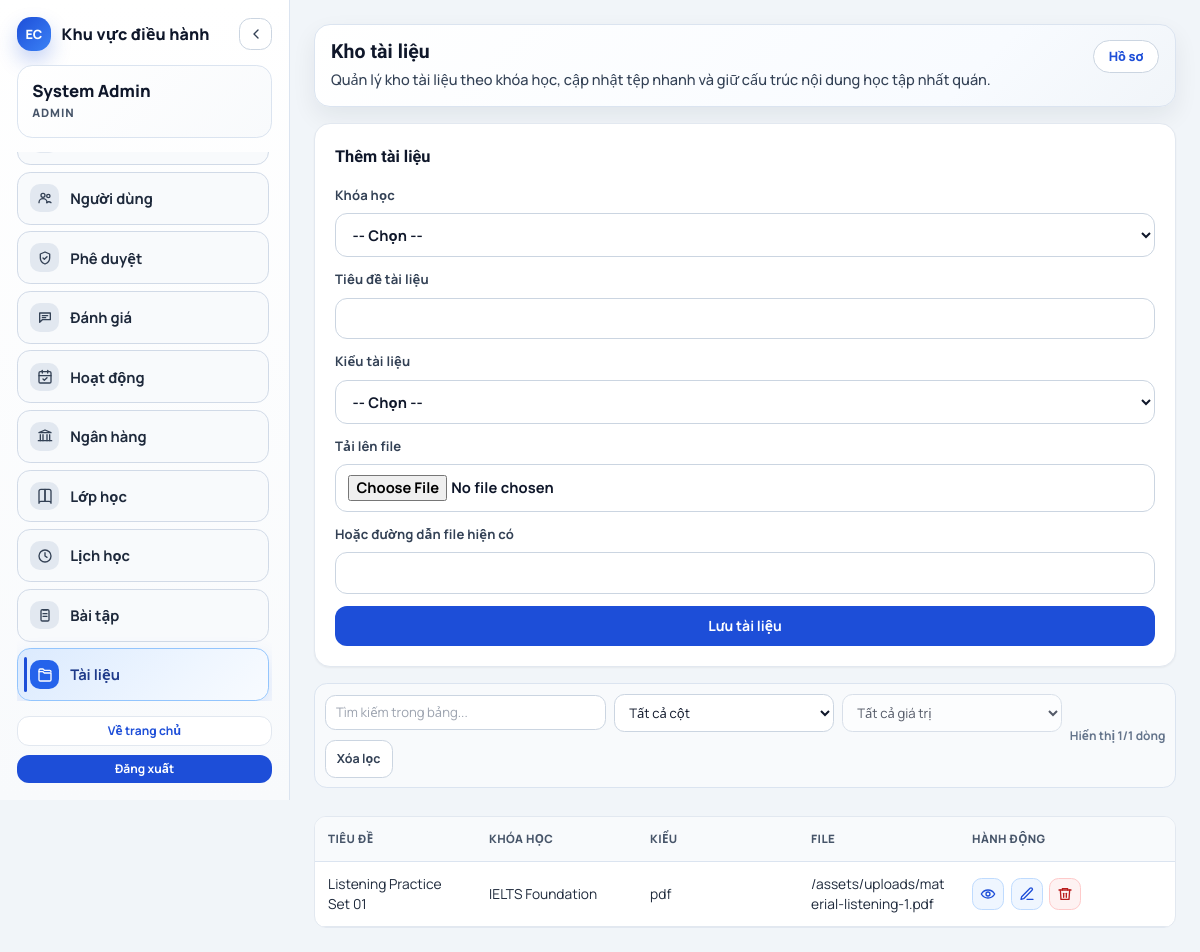
/?page=materials-academic (signed in), run on an earlier commit of the app's database.
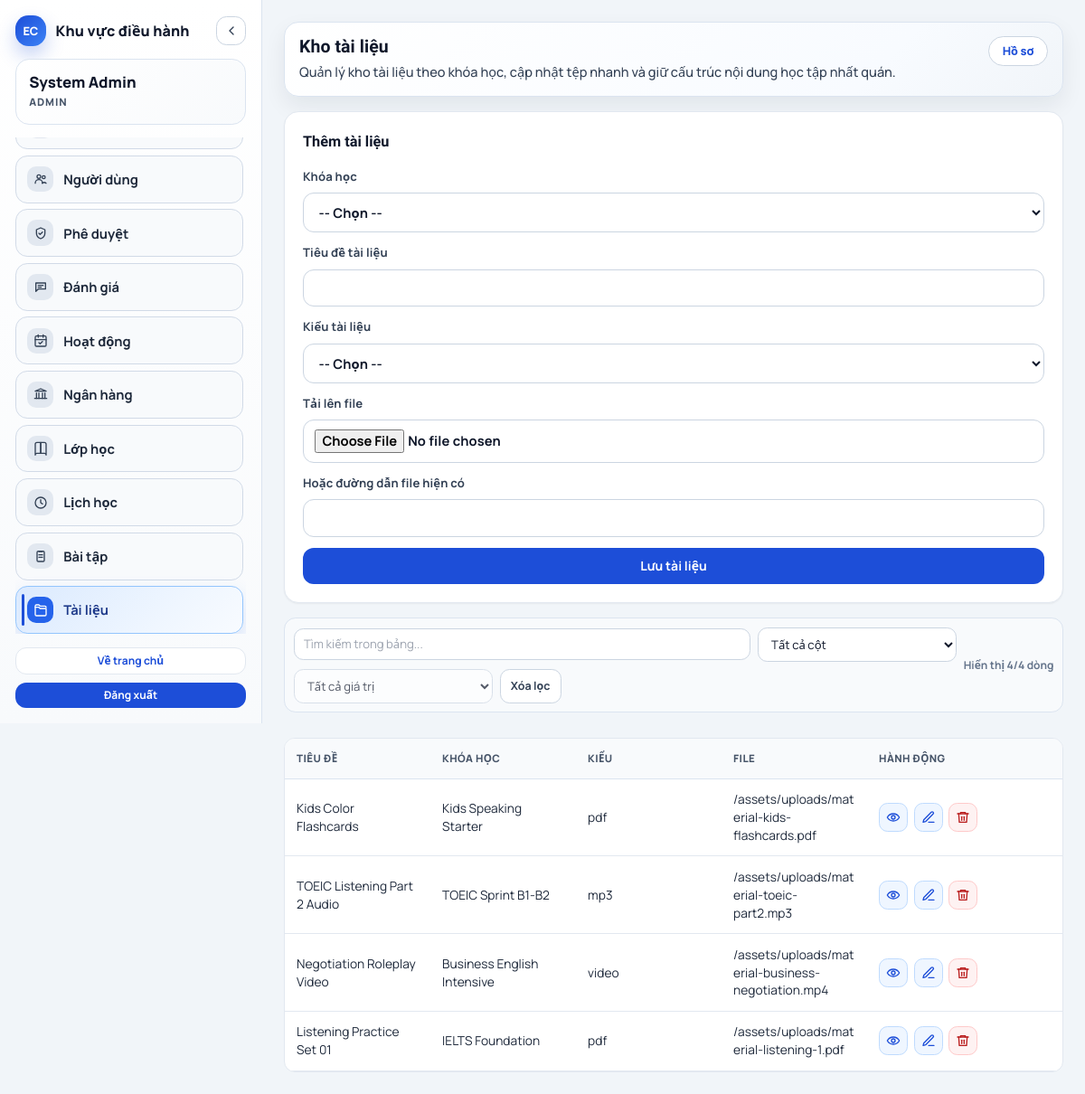
And on a later commit of the database.
### tables this page shows
CREATE TABLE materials (
    id BIGINT UNSIGNED AUTO_INCREMENT PRIMARY KEY,
    course_id BIGINT UNSIGNED NOT NULL,
    title VARCHAR(180) NOT NULL,
    file_path VARCHAR(255) NOT NULL,
    type ENUM('pdf', 'mp3', 'video') NOT NULL,
    CONSTRAINT fk_materials_course FOREIGN KEY (course_id) REFERENCES courses(id)
);

CREATE TABLE courses (
    id BIGINT UNSIGNED AUTO_INCREMENT PRIMARY KEY,
    course_name VARCHAR(180) NOT NULL,
    description TEXT,
    base_price DECIMAL(12,2) NOT NULL DEFAULT 0,
    total_sessions INT NOT NULL DEFAULT 0
);

### public_html/core/auth.php (called while the page is built, shortened)
<?php
require_once __DIR__ . '/database.php';
function auth_permissions(): array
{
	return $_SESSION['auth_permissions'] ?? [];
}
function has_permission(string $slug): bool
{
	return in_array($slug, auth_permissions(), true);
}

### public_html/core/database.php (called while the page is built, shortened)
<?php
final class Database
{
	private static ?PDO $instance = null;
	public static function connection(): PDO
	{
		if (self::$instance instanceof PDO) {
			return self::$instance;
		}
		$dsn = sprintf('mysql:host=%s;port=%s;dbname=%s;charset=utf8mb4', DB_HOST, DB_PORT, DB_NAME);
		self::$instance = new PDO($dsn, DB_USER, DB_PASS, [
			PDO::ATTR_ERRMODE => PDO::ERRMODE_EXCEPTION,
			PDO::ATTR_DEFAULT_FETCH_MODE => PDO::FETCH_ASSOC,
			PDO::ATTR_EMULATE_PREPARES => false,
		]);
		return self::$instance;
	}
}

### public_html/models/AcademicModel.php (called while the page is built, shortened)
<?php
require_once __DIR__ . '/tables/MaterialsTableModel.php';
final class AcademicModel
{
    private MaterialsTableModel $materialsTable;
    public function __construct()
    {
        $this->materialsTable = new MaterialsTableModel();
    }
    public function listMaterials(): array
    {
        return $this->materialsTable->listDetailed();
    }
}

### public_html/models/tables/MaterialsTableModel.php (called while the page is built, shortened)
<?php
final class MaterialsTableModel extends BaseTableModel
{
    public function listDetailed(): array
    {
        $sql = "SELECT m.id, m.course_id, m.title, m.file_path, m.type, c.course_name
            FROM materials m
            INNER JOIN courses c ON c.id = m.course_id
            ORDER BY m.id DESC";
        return $this->fetchAll($sql);
    }
}

### public_html/core/table_model_utils.php (called while the page is built, shortened)
<?php
require_once __DIR__ . '/database.php';
trait TableModelUtils
{
    protected PDO $pdo;
    public function __construct(?PDO $pdo = null)
    {
        $this->pdo = $pdo ?? Database::connection();
    }
    protected function fetchAll(string $sql, array $params = []): array
    {
        return $this->prepareAndExecute($sql, $params)->fetchAll();
    }
    private function prepareAndExecute(string $sql, array $params = []): PDOStatement
    {
        if ($params === []) {
            $statement = $this->pdo->query($sql);
            return $statement;
        }
        $statement = $this->pdo->prepare($sql);
        $statement->execute($params);
        return $statement;
    }
}

### public_html/core/response.php (called while the page is built, shortened)
<?php
function e(string $value): string
{
	return htmlspecialchars($value, ENT_QUOTES, 'UTF-8');
}
function ui_btn_danger_classes(string $size = 'sm'): string
{
	$sizeClass = match ($size) {
		'sm' => 'px-3 py-1.5 text-xs',
		'md' => 'px-4 py-2.5 text-sm',
		default => 'px-3 py-1.5 text-xs',
	};
	return 'inline-flex items-center justify-center rounded-xl border border-rose-200 bg-white ' . $sizeClass . ' font-bold text-rose-700 transition hover:bg-rose-50';
}

### public_html/core/page_routes.php (called while the page is built, shortened)
<?php
function page_route_definitions(): array
{
	return [
		'home' => ['directory' => 'home', 'aliases' => []],
		'login' => ['directory' => 'login', 'aliases' => []],
		'logout' => ['directory' => 'logout', 'aliases' => []],
		'admin' => ['directory' => 'admin', 'aliases' => []],
		'profile' => ['directory' => 'profile', 'aliases' => []],
		'classes-my' => ['directory' => 'my-classes', 'aliases' => ['my-classes']],
		'assignments-my' => ['directory' => 'assignments', 'aliases' => ['assignments']],
		'dashboard-student' => ['directory' => 'student-dashboard', 'aliases' => ['student-dashboard']],
		'dashboard-teacher' => ['directory' => 'teacher-dashboard', 'aliases' => ['teacher-dashboard']],
		'dashboard-admin' => ['directory' => 'admin-dashboard', 'aliases' => ['admin-dashboard']],
		'users-admin' => ['directory' => 'admin-users', 'aliases' => ['admin-users']],
		'tuition-finance' => ['directory' => 'finance-tuition', 'aliases' => ['finance-tuition']],
		'payments-finance' => ['directory' => 'finance-payments', 'aliases' => ['finance-payments']],
		'feedbacks-manage' => ['directory' => 'manage-feedbacks', 'aliases' => ['manage-feedbacks']],
		'approvals-manage' => ['directory' => 'manage-approvals', 'aliases' => ['manage-approvals']],
		'activities-manage' => ['directory' => 'manage-activities', 'aliases' => ['manage-activities']],
		'bank-manage' => ['directory' => 'manage-bank', 'aliases' => ['manage-bank']],
		'classes-academic' => ['directory' => 'academic-classes', 'aliases' => ['academic-classes']],
		'classes-academic-edit' => ['directory' => 'academic-class-edit', 'aliases' => ['academic-class-edit']],
		'schedules-academic' => ['directory' => 'academic-schedules', 'aliases' => ['academic-schedules']],
		'schedules-academic-edit' => ['directory' => 'academic-schedule-edit', 'aliases' => ['academic-schedule-edit']],
		'assignments-academic' => ['directory' => 'academic-assignments', 'aliases' => ['academic-assignments']],
		'assignments-academic-edit' => ['directory' => 'academic-assignment-edit', 'aliases' => ['academic-assignment-edit']],
		'materials-academic' => ['directory' => 'academic-materials', 'aliases' => ['academic-materials']],
		'materials-academic-edit' => ['directory' => 'academic-material-edit', 'aliases' => ['academic-material-edit']],
		'portfolios-academic' => ['directory' => 'academic-portfolios', 'aliases' => ['academic-portfolios']],
		'submissions-academic' => ['directory' => 'academic-submissions', 'aliases' => ['academic-submissions']],
	];
}
function resolve_page_slug(string $page): string
{
	$normalized = strtolower(trim($page));
	$definitions = page_route_definitions();
	if (isset($definitions[$normalized])) {
		return $normalized;
	}
	return $normalized;
}
function page_url(string $canonicalSlug, array $query = []): string
{
	$resolved = resolve_page_slug($canonicalSlug);
	$queryString = http_build_query(array_merge(['page' => $resolved], $query));
	return '/?' . $queryString;
}

### public_html/pages/academic-materials/index.php (the view, shortened to what the changed rows need)
<?php
$academicModel = new AcademicModel();
$materials = $academicModel->listMaterials();
$editingMaterial = null;
$canCreateMaterial = has_permission('materials.create');
$canUpdateMaterial = has_permission('materials.update');
$canDeleteMaterial = has_permission('materials.delete');
?>
<div class="grid gap-4">
        <?php if ($canCreateMaterial || $canUpdateMaterial): ?>
        <article class="rounded-2xl border border-slate-200 bg-white p-5 shadow-sm">
            <h3><?= $editingMaterial ? 'Sửa tài liệu' : 'Thêm tài liệu'; ?></h3>
            <form class="grid gap-3" method="post" action="/api/materials/save" enctype="multipart/form-data">
            </form>
        </article>
        <?php endif; ?>
        <div class="overflow-x-auto rounded-xl border border-slate-200 bg-white">
            <table class="min-w-full border-collapse text-sm">
                <thead>
                    <tr><th>Tiêu đề</th><th>Khóa học</th><th>Kiểu</th><th>File</th><th>Hành động</th></tr>
                </thead>
                <tbody>
                    <?php if (empty($materials)): ?>
                        <tr><td colspan="5"><div class="rounded-xl border border-dashed border-slate-300 bg-slate-50 p-6 text-center text-sm text-slate-500">Chưa có tài liệu nào.</div></td></tr>
                    <?php else: ?>
                    <?php foreach ($materials as $material): ?>
                        <tr>
                            <td><?= e((string) $material['title']); ?></td>
                            <td><?= e((string) $material['course_name']); ?></td>
                            <td><?= e((string) $material['type']); ?></td>
                            <td><?= e((string) $material['file_path']); ?></td>
                            <td>
                                <span class="inline-flex flex-wrap items-center gap-2">
                                    <?php if ($canUpdateMaterial): ?>
                                        <a
                                            href="<?= e(page_url('materials-academic-edit', ['id' => (int) $material['id']])); ?>"
                                            class="admin-action-icon-btn"
                                            data-action-kind="edit"
                                            data-skip-action-icon="1"
                                            title="Sửa"
                                            aria-label="Sửa"
                                        >
                                            <span class="admin-action-icon-glyph" aria-hidden="true">
                                                <svg viewBox="0 0 24 24"><path d="M12 20h9"></path><path d="M16.5 3.5a2.1 2.1 0 0 1 3 3L7 19l-4 1 1-4Z"></path></svg>
                                            </span>
                                        </a>
                                    <?php endif; ?>
                                    <?php if ($canDeleteMaterial): ?>
                                        <form class="inline-block" method="post" action="/api/materials/delete?id=<?= (int) $material['id']; ?>">
                                            <button
                                                class="<?= ui_btn_danger_classes('sm'); ?> admin-action-icon-btn"
                                                data-action-kind="delete"
                                                data-skip-action-icon="1"
                                                type="submit"
                                                title="Xóa"
                                                aria-label="Xóa"
                                            >
                                                <span class="admin-action-icon-glyph" aria-hidden="true">
                                                    <svg viewBox="0 0 24 24"><path d="M3 6h18"></path><path d="M8 6V4h8v2"></path><path d="M19 6l-1 14H6L5 6"></path><path d="M10 11v6"></path><path d="M14 11v6"></path></svg>
                                                </span>
                                            </button>
                                        </form>
                                    <?php endif; ?>
                                </span>
                            </td>
                        </tr>
                    <?php endforeach; ?>
                    <?php endif; ?>
                </tbody>
            </table>
        </div>
    </div>

What changed in the data, as far as the page shows it:
added materials: title "Kids Color Flashcards", course.course_name "Kids Speaking Starter", type "pdf", file_path "/assets/uploads/material-kids-flashcards.pdf"
added materials: title "TOEIC Listening Part 2 Audio", course.course_name "TOEIC Sprint B1-B2", type "mp3", file_path "/assets/uploads/material-toeic-part2.mp3"
added materials: title "Negotiation Roleplay Video", course.course_name "Business English Intensive", type "video", file_path "/assets/uploads/material-business-negotiation.mp4"
Also different on the page:
text written by a page script: "Xóa lọc Hiển thị 1/1 dòng" → "Xóa lọc Hiển thị 4/4 dòng"
